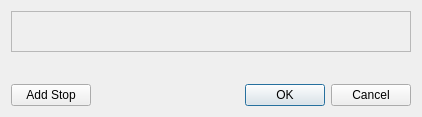
<?xml version="1.0" encoding="UTF-8"?>
<ui version="4.0">
 <class>GradientEditor</class>
 <widget class="QDialog" name="GradientEditor">
  <property name="geometry">
   <rect>
    <x>0</x>
    <y>0</y>
    <width>422</width>
    <height>117</height>
   </rect>
  </property>
  <property name="windowTitle">
   <string>Edit gradient</string>
  </property>
  <layout class="QVBoxLayout" name="verticalLayout_2">
   <item>
    <widget class="QFrame" name="frame">
     <property name="minimumSize">
      <size>
       <width>0</width>
       <height>41</height>
      </size>
     </property>
     <property name="maximumSize">
      <size>
       <width>16777215</width>
       <height>41</height>
      </size>
     </property>
     <property name="frameShape">
      <enum>QFrame::StyledPanel</enum>
     </property>
     <property name="frameShadow">
      <enum>QFrame::Raised</enum>
     </property>
     <layout class="QHBoxLayout" name="horizontalLayout_2"/>
    </widget>
   </item>
   <item>
    <layout class="QVBoxLayout" name="verticalLayout"/>
   </item>
   <item>
    <spacer name="verticalSpacer">
     <property name="orientation">
      <enum>Qt::Vertical</enum>
     </property>
     <property name="sizeHint" stdset="0">
      <size>
       <width>20</width>
       <height>2</height>
      </size>
     </property>
    </spacer>
   </item>
   <item>
    <layout class="QHBoxLayout" name="horizontalLayout">
     <item>
      <widget class="QPushButton" name="addStopButton">
       <property name="text">
        <string>Add Stop</string>
       </property>
      </widget>
     </item>
     <item>
      <spacer name="horizontalSpacer">
       <property name="orientation">
        <enum>Qt::Horizontal</enum>
       </property>
       <property name="sizeHint" stdset="0">
        <size>
         <width>40</width>
         <height>20</height>
        </size>
       </property>
      </spacer>
     </item>
     <item>
      <widget class="QDialogButtonBox" name="buttonBox">
       <property name="standardButtons">
        <set>QDialogButtonBox::Cancel|QDialogButtonBox::Ok</set>
       </property>
      </widget>
     </item>
    </layout>
   </item>
  </layout>
 </widget>
 <resources/>
 <connections>
  <connection>
   <sender>buttonBox</sender>
   <signal>rejected()</signal>
   <receiver>GradientEditor</receiver>
   <slot>reject()</slot>
   <hints>
    <hint type="sourcelabel">
     <x>323</x>
     <y>84</y>
    </hint>
    <hint type="destinationlabel">
     <x>210</x>
     <y>53</y>
    </hint>
   </hints>
  </connection>
  <connection>
   <sender>buttonBox</sender>
   <signal>accepted()</signal>
   <receiver>GradientEditor</receiver>
   <slot>accept()</slot>
   <hints>
    <hint type="sourcelabel">
     <x>323</x>
     <y>93</y>
    </hint>
    <hint type="destinationlabel">
     <x>210</x>
     <y>58</y>
    </hint>
   </hints>
  </connection>
 </connections>
</ui>
